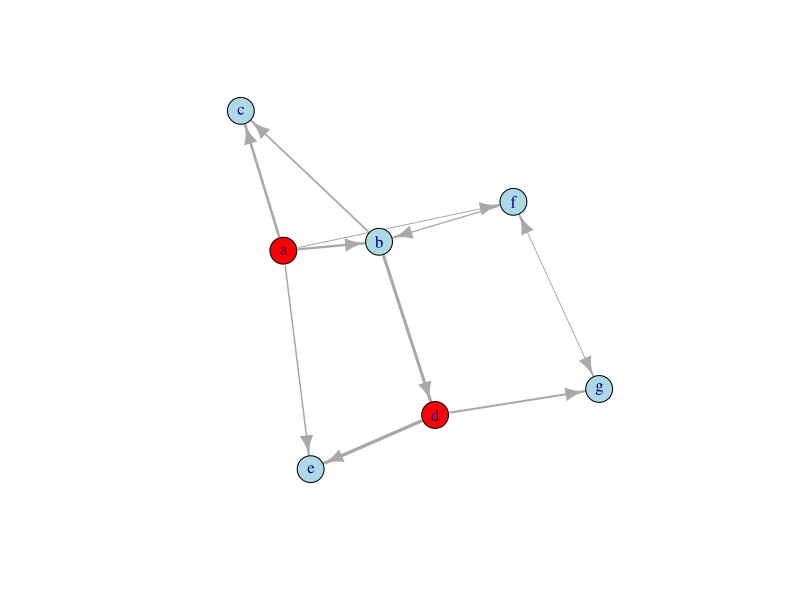

Write the R code that produced this figure. (Note: this script raises an error after producing the figure.)
## ---- chunk 1
library('igraph')

# Independent Cascade model
#   - graph: igraph object
#   - activated: list of initially activated nodes
IC <- function (g, activated) {
  # Defining the graph layout to preserve it
  # the same throughout the visualization
  l <- layout.fruchterman.reingold(g)
  # Setting the activated nodes
  V(g)$activated <- F
  for (v in activated) {
    V(g)[v]$activated <- T
  }
  # Marking all activations (edges) as "not yet tried"
  E(g)$tried <- F
  possible.activations = ecount(g)
  # The process goes on until there are possible activations
  while(possible.activations > 0) {
    # Network visualization (at each simulation step)
    V(g)$color <- ifelse(V(g)$activated, "red", "lightblue")
    plot(g, layout=l, edge.width=E(g)$weight*5)
    # Iterating through activated nodes
    for(v in V(g)) {
      if(V(g)[v]$activated) {
        # Finding activations for each note that have not been tried yet
        for(w in neighbors(g, V(g)[v]$name, mode="out")) {
          e <- E(g)[from(V(g)[v]$name) & to(V(g)[w]$name)]
          if (! e$tried) {
            # Activation attempt
            if (runif(1, 0, 1) <= e$weight) {
              V(g)[w]$activated <- T
            }
            e$tried <- T
            possible.activations <- possible.activations - 1
          }
        }
      }
    }
  }
  # Network visualization after the process has terminated
  V(g)$color <- ifelse(V(g)$activated, "red", "lightblue")
  plot(g, layout=l, edge.width=E(g)$weight*5)
}
## ---- chunk 2
g <- read.table("graph.txt", header=T)
g <- graph.data.frame(g)
IC(g, c("a", "d"))
## ---- chunk 3
IC(g, c("b"))
## ---- chunk 4
library('igraph')

# Linear Threshold model (unweighted version)
#   - graph: igraph object
#   - activated: list of initially activated nodes
#   - a: payoff for activation
#   - b: payoff for being not activated
LT <- function (g, activated, a, b) {
  # Defining the graph layout to preserve it
  # the same throughout the visualization
  l <- layout.fruchterman.reingold(g)
  # calculating the threshold
  threshold <- b * 1.0 / (a + b)
  # Setting the activated nodes
  V(g)$activated <- F
  for (v in activated) {
    V(g)[v]$activated <- T
  }
  # Indicator of whether simulation should stop
  any.changes <- T
  while(any.changes) {
    # Network visualization (at each simulation step)
    V(g)$color <- ifelse(V(g)$activated, "red", "lightblue")
    plot(g, layout=l)
    any.changes <- F
    # Iterating through non-activated nodes
    for(v in V(g)) {
      if(! V(g)[v]$activated) {
        # Calculating the fraction of activated neighbors
        neighborhood <- neighbors(g, V(g)[v]$name)
        activated.neighbors <- 0
        total.neighbors <- length(neighborhood)
        for(w in neighborhood) {
          if(V(g)[w]$activated) {
            activated.neighbors <- activated.neighbors + 1
          }
        }
        if (total.neighbors > 0 &&
            activated.neighbors * 1.0 / total.neighbors >= threshold) {
          V(g)[v]$activated <- T
          any.changes <- T
        }
      }
    }
  }
  # Network visualization after the process has terminated
  V(g)$color <- ifelse(V(g)$activated, "red", "lightblue")
  plot(g, layout=l)
}
## ---- chunk 5
g <- read.table("graph.txt", header=T)
g <- graph.data.frame(g, directed=F)
LT(g, c("a", "d"), a=3, b=2)
## ---- chunk 6
g <- read.table("graph.txt", header=T)
g <- graph.data.frame(g, directed=F)
LT(g, c("g"), a=3, b=2)
